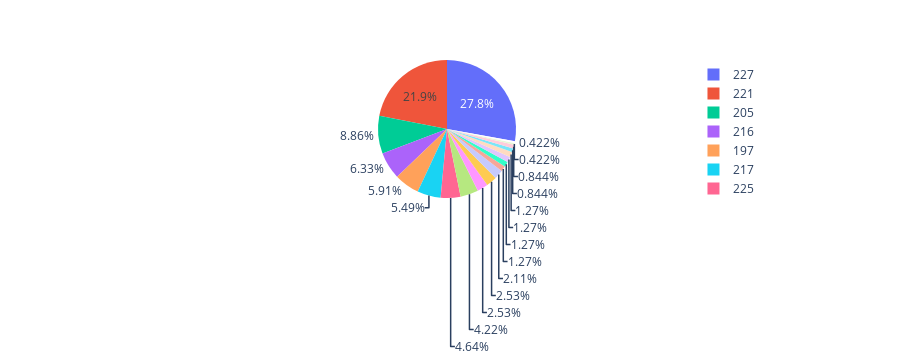

Here is the notebook cell this chart was saved with:
### Markdown cell above
The pie chart below includes the space group number of all elements classified as outliers. We can clearly see that the outliers include all different space group numbers, and it is not possible to identify a predominant space group number characteristic of the group of outliers.

### Code cell
df_cluster = (
    df_grouped.loc[df_grouped["Cluster_label"] == -1]
    .groupby(["Space_group_number"])
    .describe()["Atomic_density"][["count"]]
    .reset_index()
)

px.pie(df_cluster, values="count", names="Space_group_number")

### Figure 1 — Plotly figure (JSON) as saved in the notebook; plotly's stock layout.template omitted (floating-point values rounded to 4 significant figures)
{"data": [{"domain": {"x": [0, 1], "y": [0, 1]}, "hovertemplate": "Space_group_number=%{label}<br>count=%{value}<extra></extra>", "labels": [197, 198, 199, 201, 204, 205, 206, 212, 215, 216, 217, 218, 220, 221, 223, 225, 226, 227, 229], "legendgroup": "", "name": "", "showlegend": true, "type": "pie", "values": [14, 10, 2, 1, 6, 21, 3, 6, 2, 15, 13, 3, 3, 52, 3, 11, 1, 66, 5]}], "layout": {"height": 360, "legend": {"tracegroupgap": 0}, "margin": {"t": 60}}}
